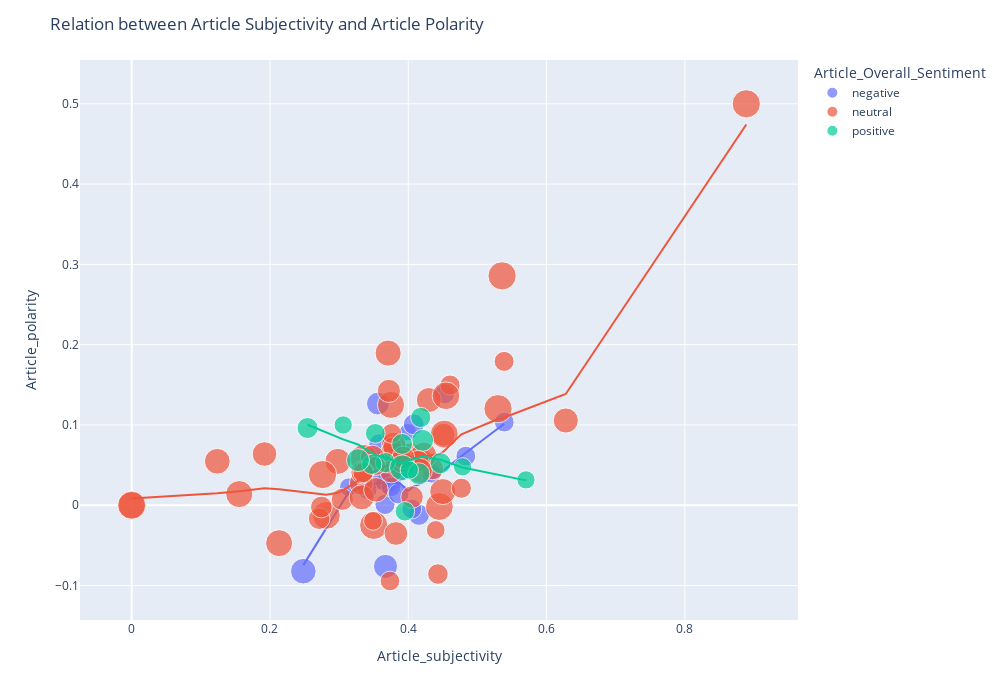

Source (notebook cell):
### Code cell
fig = px.scatter(df_temp, x="Article_subjectivity", y="Article_polarity", color="Article_Overall_Sentiment",
                                                trendline = 'lowess',#ols
                                                size="Article_Overall_Sentiment_score")

fig.update_layout(title =
       'Relation between Article Subjectivity and Article Polarity',
        xaxis_title = 'Article_subjectivity', yaxis_title = 'Article_polarity',
        width = 1000, height = 700)
fig.show()

### Figure 1 — Plotly figure (JSON) as saved in the notebook; plotly's stock layout.template omitted (floating-point values rounded to 4 significant figures)
{"data": [{"hovertemplate": "Article_Overall_Sentiment=negative<br>Article_subjectivity=%{x}<br>Article_polarity=%{y}<br>Article_Overall_Sentiment_score=%{marker.size}<extra></extra>", "legendgroup": "negative", "marker": {"color": "#636efa", "size": [0.51, 0.56, 0.574, 0.4933, 0.45, 0.49, 0.66, 0.49, 0.82, 0.5, 0.5286, 0.51, 0.57, 0.38, 0.4987, 0.55, 0.73, 0.4933, 0.47, 0.542, 0.46, 0.43], "sizemode": "area", "sizeref": 0.0025, "symbol": "circle"}, "mode": "markers", "name": "negative", "orientation": "v", "showlegend": true, "type": "scatter", "x": [0.3664, 0.4154, 0.3747, 0.4833, 0.3889, 0.3708, 0.3562, 0.5388, 0.2482, 0.4525, 0.368, 0.3618, 0.3583, 0.3994, 0.375, 0.4079, 0.367, 0.4051, 0.4338, 0.3861, 0.341, 0.3139], "xaxis": "x", "y": [0.000985, -0.01189, 0.03128, 0.06116, 0.04128, 0.02681, 0.1267, 0.1035, -0.08214, 0.1387, 0.0283, 0.03137, 0.07583, 0.09094, 0.02296, 0.1008, -0.07614, -0.004628, 0.03966, 0.01448, 0.01935, 0.02256], "yaxis": "y"}, {"hovertemplate": "<b>LOWESS trendline</b><br><br>Article_Overall_Sentiment=negative<br>Article_subjectivity=%{x}<br>Article_polarity=%{y} <b>(trend)</b><extra></extra>", "legendgroup": "negative", "marker": {"color": "#636efa", "symbol": "circle"}, "mode": "lines", "name": "negative", "showlegend": false, "type": "scatter", "x": [0.2482, 0.3139, 0.341, 0.3562, 0.3583, 0.3618, 0.3664, 0.367, 0.368, 0.3708, 0.3747, 0.375, 0.3861, 0.3889, 0.3994, 0.4051, 0.4079, 0.4154, 0.4338, 0.4525, 0.4833, 0.5388], "xaxis": "x", "y": [-0.07458, 0.01636, 0.0257, 0.02769, 0.02765, 0.02781, 0.02833, 0.02839, 0.02845, 0.02829, 0.02766, 0.02762, 0.02816, 0.02672, 0.01772, 0.02238, 0.02363, 0.02572, 0.03377, 0.04436, 0.06537, 0.1015], "yaxis": "y"}, {"hovertemplate": "Article_Overall_Sentiment=neutral<br>Article_subjectivity=%{x}<br>Article_polarity=%{y}<br>Article_Overall_Sentiment_score=%{marker.size}<extra></extra>", "legendgroup": "neutral", "marker": {"color": "#EF553B", "size": [0.64, 0.51, 0.97, 0.6367, 0.9709, 0.92, 0.8525, 1, 1, 0.7464, 0.6329, 0.6043, 0.7133, 1, 0.91, 0.97, 0.92, 0.8578, 0.6, 0.7607, 0.6133, 0.4433, 0.86, 0.7917, 0.64, 0.705, 0.79, 0.53, 0.6471, 0.44, 0.8533, 0.83, 0.67, 0.51, 0.5, 0.92, 0.785, 0.67, 0.59, 0.65, 0.58, 1, 0.485, 0.48, 0.7243, 0.51, 0.47, 0.7832, 1, 0.67, 0.59, 0.6717, 0.758, 0.6564, 0.96, 0.5, 0.98, 1, 0.52], "sizemode": "area", "sizeref": 0.0025, "symbol": "circle"}, "mode": "markers", "name": "neutral", "orientation": "v", "showlegend": true, "type": "scatter", "x": [0.403, 0.3823, 0.3357, 0.4054, 0.445, 0, 0.2982, 0.35, 0.8889, 0.3789, 0.3739, 0.4206, 0.332, 0.276, 0.2132, 0.2816, 0.375, 0.3709, 0.4354, 0.1921, 0.3046, 0.4397, 0.4222, 0.3326, 0.3896, 0.3821, 0.6278, 0.4429, 0.3764, 0.349, 0.4499, 0.1238, 0.451, 0.4604, 0.5386, 0.1556, 0.4298, 0.372, 0.2711, 0.3753, 0.4145, 0.5357, 0.3735, 0.3771, 0.3481, 0.4768, 0.3532, 0.4166, 0.5298, 0.3337, 0.2743, 0.3908, 0.3533, 0.3928, 0.4545, 0.3759, 0.452, 0, 0.3347], "xaxis": "x", "y": [0.06368, 0.071, 0.05833, 0.01019, -0.00167, 0, 0.05463, -0.025, 0.5, 0.07579, 0.05328, 0.05595, 0.02752, 0.03819, -0.04722, -0.01263, 0.125, 0.1895, 0.04534, 0.06381, 0.007369, -0.0308, 0.06226, 0.009867, 0.05495, -0.03518, 0.1056, -0.08571, 0.06592, -0.0195, 0.01705, 0.05476, 0.08773, 0.1497, 0.1792, 0.01389, 0.131, 0.1424, -0.01667, 0.042, 0.05512, 0.2857, -0.09434, 0.07272, 0.05989, 0.02119, 0.04917, 0.04298, 0.1202, 0.041, -0.002182, 0.05469, 0.01921, 0.05934, 0.1364, 0.08938, 0.08857, 0, 0.04071], "yaxis": "y"}, {"hovertemplate": "<b>LOWESS trendline</b><br><br>Article_Overall_Sentiment=neutral<br>Article_subjectivity=%{x}<br>Article_polarity=%{y} <b>(trend)</b><extra></extra>", "legendgroup": "neutral", "marker": {"color": "#EF553B", "symbol": "circle"}, "mode": "lines", "name": "neutral", "showlegend": false, "type": "scatter", "x": [0, 0, 0.1238, 0.1556, 0.1921, 0.2132, 0.2711, 0.2743, 0.276, 0.2816, 0.2982, 0.3046, 0.332, 0.3326, 0.3337, 0.3347, 0.3357, 0.3481, 0.349, 0.35, 0.3532, 0.3533, 0.3709, 0.372, 0.3735, 0.3739, 0.375, 0.3753, 0.3759, 0.3764, 0.3771, 0.3789, 0.3821, 0.3823, 0.3896, 0.3908, 0.3928, 0.403, 0.4054, 0.4145, 0.4166, 0.4206, 0.4222, 0.4298, 0.4354, 0.4397, 0.4429, 0.445, 0.4499, 0.451, 0.452, 0.4545, 0.4604, 0.4768, 0.5298, 0.5357, 0.5386, 0.6278, 0.8889], "xaxis": "x", "y": [0.008521, 0.008521, 0.0148, 0.01737, 0.02119, 0.01977, 0.01341, 0.0135, 0.01339, 0.01316, 0.0156, 0.01831, 0.03296, 0.03326, 0.03385, 0.03434, 0.03485, 0.04094, 0.04137, 0.04182, 0.04323, 0.04325, 0.04986, 0.05029, 0.05092, 0.05104, 0.05139, 0.05151, 0.05173, 0.05194, 0.0522, 0.05281, 0.05409, 0.05415, 0.05708, 0.05749, 0.05777, 0.05782, 0.05827, 0.06009, 0.06042, 0.06093, 0.06111, 0.06183, 0.06233, 0.06268, 0.0632, 0.06371, 0.06609, 0.06689, 0.06766, 0.06976, 0.07492, 0.08825, 0.1074, 0.1086, 0.1093, 0.1386, 0.4743], "yaxis": "y"}, {"hovertemplate": "Article_Overall_Sentiment=positive<br>Article_subjectivity=%{x}<br>Article_polarity=%{y}<br>Article_Overall_Sentiment_score=%{marker.size}<extra></extra>", "legendgroup": "positive", "marker": {"color": "#00cc96", "size": [0.42, 0.6005, 0.515, 0.42, 0.82, 0.51, 0.6073, 0.5075, 0.42, 0.5471, 0.4775, 0.66, 0.42, 0.5533, 0.49, 0.55], "sizemode": "area", "sizeref": 0.0025, "symbol": "circle"}, "mode": "markers", "name": "positive", "orientation": "v", "showlegend": true, "type": "scatter", "x": [0.3059, 0.4208, 0.367, 0.5702, 0.3914, 0.418, 0.4152, 0.3473, 0.4786, 0.3911, 0.3952, 0.3273, 0.4016, 0.2543, 0.3522, 0.4468], "xaxis": "x", "y": [0.1, 0.08079, 0.05304, 0.03162, 0.0467, 0.1093, 0.03924, 0.0509, 0.04786, 0.07636, -0.007619, 0.05615, 0.04385, 0.09619, 0.08953, 0.05231], "yaxis": "y"}, {"hovertemplate": "<b>LOWESS trendline</b><br><br>Article_Overall_Sentiment=positive<br>Article_subjectivity=%{x}<br>Article_polarity=%{y} <b>(trend)</b><extra></extra>", "legendgroup": "positive", "marker": {"color": "#00cc96", "symbol": "circle"}, "mode": "lines", "name": "positive", "showlegend": false, "type": "scatter", "x": [0.2543, 0.3059, 0.3273, 0.3473, 0.3522, 0.367, 0.3911, 0.3914, 0.3952, 0.4016, 0.4152, 0.418, 0.4208, 0.4468, 0.4786, 0.5702], "xaxis": "x", "y": [0.1003, 0.08202, 0.07575, 0.0654, 0.06264, 0.05912, 0.05171, 0.05183, 0.05342, 0.05603, 0.05914, 0.05982, 0.06057, 0.05659, 0.04704, 0.03097], "yaxis": "y"}], "layout": {"height": 700, "legend": {"itemsizing": "constant", "title": {"text": "Article_Overall_Sentiment"}, "tracegroupgap": 0}, "margin": {"t": 60}, "title": {"text": "Relation between Article Subjectivity and Article Polarity"}, "width": 1000, "xaxis": {"anchor": "y", "domain": [0, 1], "title": {"text": "Article_subjectivity"}}, "yaxis": {"anchor": "x", "domain": [0, 1], "title": {"text": "Article_polarity"}}}}
